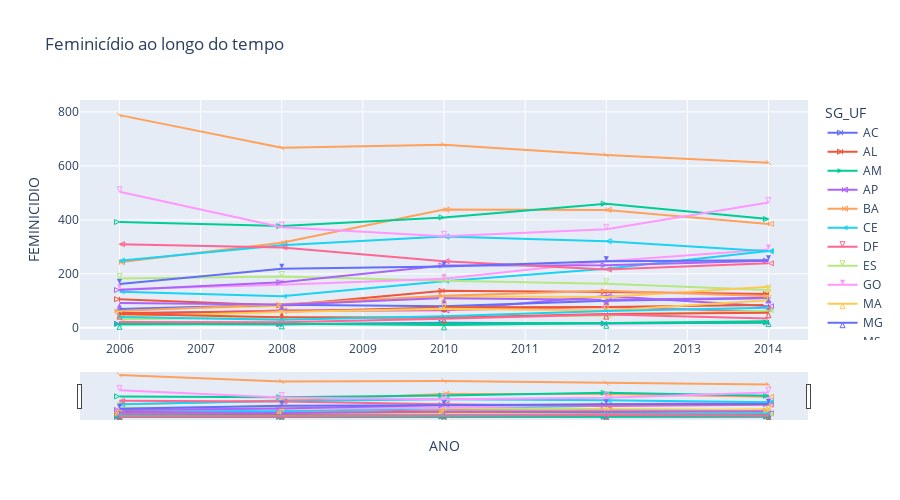

This figure's notebook cell:
### Code cell
# Criando um gráfico de área
import plotly.express as px
fig = px.line(fem_estados, 
              x="ANO", 
              y="FEMINICIDIO", 
              color='SG_UF', 
              height=500,
              title='Feminicídio ao longo do tempo')

raw_symbols = SymbolValidator().values
# Take only the string values which are in this order.
symbols_names = raw_symbols[::-2]
markers = cycle(symbols_names)

fig.update_traces(mode='lines+markers')
for d in fig.data:
    d.marker.symbol = next(markers)
    d.marker.size = 5


fig.update_layout(xaxis_rangeslider_visible=True)
fig.show()

### Figure 1 — Plotly figure (JSON) as saved in the notebook; plotly's stock layout.template omitted (floating-point values rounded to 4 significant figures)
{"data": [{"hovertemplate": "SG_UF=AC<br>ANO=%{x}<br>FEMINICIDIO=%{y}<extra></extra>", "legendgroup": "AC", "line": {"color": "#636efa", "dash": "solid"}, "marker": {"size": 5, "symbol": "arrow-bar-right-open"}, "mode": "lines+markers", "name": "AC", "orientation": "v", "showlegend": true, "type": "scatter", "x": [2006, 2008, 2010, 2012, 2014], "xaxis": "x", "y": [15, 13, 19, 16, 20], "yaxis": "y"}, {"hovertemplate": "SG_UF=AL<br>ANO=%{x}<br>FEMINICIDIO=%{y}<extra></extra>", "legendgroup": "AL", "line": {"color": "#EF553B", "dash": "solid"}, "marker": {"size": 5, "symbol": 152}, "mode": "lines+markers", "name": "AL", "orientation": "v", "showlegend": true, "type": "scatter", "x": [2006, 2008, 2010, 2012, 2014], "xaxis": "x", "y": [106, 83, 137, 133, 125], "yaxis": "y"}, {"hovertemplate": "SG_UF=AM<br>ANO=%{x}<br>FEMINICIDIO=%{y}<extra></extra>", "legendgroup": "AM", "line": {"color": "#00cc96", "dash": "solid"}, "marker": {"size": 5, "symbol": "52"}, "mode": "lines+markers", "name": "AM", "orientation": "v", "showlegend": true, "type": "scatter", "x": [2006, 2008, 2010, 2012, 2014], "xaxis": "x", "y": [13, 13, 16, 17, 20], "yaxis": "y"}, {"hovertemplate": "SG_UF=AP<br>ANO=%{x}<br>FEMINICIDIO=%{y}<extra></extra>", "legendgroup": "AP", "line": {"color": "#ab63fa", "dash": "solid"}, "marker": {"size": 5, "symbol": "arrow-bar-left-open"}, "mode": "lines+markers", "name": "AP", "orientation": "v", "showlegend": true, "type": "scatter", "x": [2006, 2008, 2010, 2012, 2014], "xaxis": "x", "y": [53, 63, 65, 118, 80], "yaxis": "y"}, {"hovertemplate": "SG_UF=BA<br>ANO=%{x}<br>FEMINICIDIO=%{y}<extra></extra>", "legendgroup": "BA", "line": {"color": "#FFA15A", "dash": "solid"}, "marker": {"size": 5, "symbol": 151}, "mode": "lines+markers", "name": "BA", "orientation": "v", "showlegend": true, "type": "scatter", "x": [2006, 2008, 2010, 2012, 2014], "xaxis": "x", "y": [243, 315, 438, 437, 385], "yaxis": "y"}, {"hovertemplate": "SG_UF=CE<br>ANO=%{x}<br>FEMINICIDIO=%{y}<extra></extra>", "legendgroup": "CE", "line": {"color": "#19d3f3", "dash": "solid"}, "marker": {"size": 5, "symbol": "51"}, "mode": "lines+markers", "name": "CE", "orientation": "v", "showlegend": true, "type": "scatter", "x": [2006, 2008, 2010, 2012, 2014], "xaxis": "x", "y": [134, 117, 173, 219, 285], "yaxis": "y"}, {"hovertemplate": "SG_UF=DF<br>ANO=%{x}<br>FEMINICIDIO=%{y}<extra></extra>", "legendgroup": "DF", "line": {"color": "#FF6692", "dash": "solid"}, "marker": {"size": 5, "symbol": "arrow-bar-down-open"}, "mode": "lines+markers", "name": "DF", "orientation": "v", "showlegend": true, "type": "scatter", "x": [2006, 2008, 2010, 2012, 2014], "xaxis": "x", "y": [49, 64, 66, 77, 60], "yaxis": "y"}, {"hovertemplate": "SG_UF=ES<br>ANO=%{x}<br>FEMINICIDIO=%{y}<extra></extra>", "legendgroup": "ES", "line": {"color": "#B6E880", "dash": "solid"}, "marker": {"size": 5, "symbol": 150}, "mode": "lines+markers", "name": "ES", "orientation": "v", "showlegend": true, "type": "scatter", "x": [2006, 2008, 2010, 2012, 2014], "xaxis": "x", "y": [183, 190, 174, 163, 140], "yaxis": "y"}, {"hovertemplate": "SG_UF=GO<br>ANO=%{x}<br>FEMINICIDIO=%{y}<extra></extra>", "legendgroup": "GO", "line": {"color": "#FF97FF", "dash": "solid"}, "marker": {"size": 5, "symbol": "50"}, "mode": "lines+markers", "name": "GO", "orientation": "v", "showlegend": true, "type": "scatter", "x": [2006, 2008, 2010, 2012, 2014], "xaxis": "x", "y": [143, 160, 182, 247, 290], "yaxis": "y"}, {"hovertemplate": "SG_UF=MA<br>ANO=%{x}<br>FEMINICIDIO=%{y}<extra></extra>", "legendgroup": "MA", "line": {"color": "#FECB52", "dash": "solid"}, "marker": {"size": 5, "symbol": "arrow-bar-up-open"}, "mode": "lines+markers", "name": "MA", "orientation": "v", "showlegend": true, "type": "scatter", "x": [2006, 2008, 2010, 2012, 2014], "xaxis": "x", "y": [67, 81, 117, 114, 152], "yaxis": "y"}, {"hovertemplate": "SG_UF=MG<br>ANO=%{x}<br>FEMINICIDIO=%{y}<extra></extra>", "legendgroup": "MG", "line": {"color": "#636efa", "dash": "solid"}, "marker": {"size": 5, "symbol": 149}, "mode": "lines+markers", "name": "MG", "orientation": "v", "showlegend": true, "type": "scatter", "x": [2006, 2008, 2010, 2012, 2014], "xaxis": "x", "y": [70, 86, 80, 100, 111], "yaxis": "y"}, {"hovertemplate": "SG_UF=MS<br>ANO=%{x}<br>FEMINICIDIO=%{y}<extra></extra>", "legendgroup": "MS", "line": {"color": "#EF553B", "dash": "solid"}, "marker": {"size": 5, "symbol": "49"}, "mode": "lines+markers", "name": "MS", "orientation": "v", "showlegend": true, "type": "scatter", "x": [2006, 2008, 2010, 2012, 2014], "xaxis": "x", "y": [55, 60, 76, 77, 85], "yaxis": "y"}, {"hovertemplate": "SG_UF=MT<br>ANO=%{x}<br>FEMINICIDIO=%{y}<extra></extra>", "legendgroup": "MT", "line": {"color": "#00cc96", "dash": "solid"}, "marker": {"size": 5, "symbol": "arrow-right-open"}, "mode": "lines+markers", "name": "MT", "orientation": "v", "showlegend": true, "type": "scatter", "x": [2006, 2008, 2010, 2012, 2014], "xaxis": "x", "y": [392, 377, 409, 460, 403], "yaxis": "y"}, {"hovertemplate": "SG_UF=PA<br>ANO=%{x}<br>FEMINICIDIO=%{y}<extra></extra>", "legendgroup": "PA", "line": {"color": "#ab63fa", "dash": "solid"}, "marker": {"size": 5, "symbol": 148}, "mode": "lines+markers", "name": "PA", "orientation": "v", "showlegend": true, "type": "scatter", "x": [2006, 2008, 2010, 2012, 2014], "xaxis": "x", "y": [140, 169, 231, 232, 249], "yaxis": "y"}, {"hovertemplate": "SG_UF=PB<br>ANO=%{x}<br>FEMINICIDIO=%{y}<extra></extra>", "legendgroup": "PB", "line": {"color": "#FFA15A", "dash": "solid"}, "marker": {"size": 5, "symbol": "48"}, "mode": "lines+markers", "name": "PB", "orientation": "v", "showlegend": true, "type": "scatter", "x": [2006, 2008, 2010, 2012, 2014], "xaxis": "x", "y": [62, 87, 119, 137, 117], "yaxis": "y"}, {"hovertemplate": "SG_UF=PE<br>ANO=%{x}<br>FEMINICIDIO=%{y}<extra></extra>", "legendgroup": "PE", "line": {"color": "#19d3f3", "dash": "solid"}, "marker": {"size": 5, "symbol": "arrow-left-open"}, "mode": "lines+markers", "name": "PE", "orientation": "v", "showlegend": true, "type": "scatter", "x": [2006, 2008, 2010, 2012, 2014], "xaxis": "x", "y": [249, 306, 338, 321, 284], "yaxis": "y"}, {"hovertemplate": "SG_UF=PI<br>ANO=%{x}<br>FEMINICIDIO=%{y}<extra></extra>", "legendgroup": "PI", "line": {"color": "#FF6692", "dash": "solid"}, "marker": {"size": 5, "symbol": 147}, "mode": "lines+markers", "name": "PI", "orientation": "v", "showlegend": true, "type": "scatter", "x": [2006, 2008, 2010, 2012, 2014], "xaxis": "x", "y": [310, 298, 247, 216, 239], "yaxis": "y"}, {"hovertemplate": "SG_UF=PR<br>ANO=%{x}<br>FEMINICIDIO=%{y}<extra></extra>", "legendgroup": "PR", "line": {"color": "#B6E880", "dash": "solid"}, "marker": {"size": 5, "symbol": "47"}, "mode": "lines+markers", "name": "PR", "orientation": "v", "showlegend": true, "type": "scatter", "x": [2006, 2008, 2010, 2012, 2014], "xaxis": "x", "y": [32, 38, 40, 46, 63], "yaxis": "y"}, {"hovertemplate": "SG_UF=RJ<br>ANO=%{x}<br>FEMINICIDIO=%{y}<extra></extra>", "legendgroup": "RJ", "line": {"color": "#FF97FF", "dash": "solid"}, "marker": {"size": 5, "symbol": "arrow-down-open"}, "mode": "lines+markers", "name": "RJ", "orientation": "v", "showlegend": true, "type": "scatter", "x": [2006, 2008, 2010, 2012, 2014], "xaxis": "x", "y": [504, 373, 339, 365, 464], "yaxis": "y"}, {"hovertemplate": "SG_UF=RN<br>ANO=%{x}<br>FEMINICIDIO=%{y}<extra></extra>", "legendgroup": "RN", "line": {"color": "#FECB52", "dash": "solid"}, "marker": {"size": 5, "symbol": 146}, "mode": "lines+markers", "name": "RN", "orientation": "v", "showlegend": true, "type": "scatter", "x": [2006, 2008, 2010, 2012, 2014], "xaxis": "x", "y": [42, 59, 71, 64, 102], "yaxis": "y"}, {"hovertemplate": "SG_UF=RS<br>ANO=%{x}<br>FEMINICIDIO=%{y}<extra></extra>", "legendgroup": "RS", "line": {"color": "#636efa", "dash": "solid"}, "marker": {"size": 5, "symbol": "46"}, "mode": "lines+markers", "name": "RS", "orientation": "v", "showlegend": true, "type": "scatter", "x": [2006, 2008, 2010, 2012, 2014], "xaxis": "x", "y": [162, 219, 227, 247, 250], "yaxis": "y"}, {"hovertemplate": "SG_UF=RO<br>ANO=%{x}<br>FEMINICIDIO=%{y}<extra></extra>", "legendgroup": "RO", "line": {"color": "#EF553B", "dash": "solid"}, "marker": {"size": 5, "symbol": "arrow-up-open"}, "mode": "lines+markers", "name": "RO", "orientation": "v", "showlegend": true, "type": "scatter", "x": [2006, 2008, 2010, 2012, 2014], "xaxis": "x", "y": [51, 39, 37, 51, 56], "yaxis": "y"}, {"hovertemplate": "SG_UF=RR<br>ANO=%{x}<br>FEMINICIDIO=%{y}<extra></extra>", "legendgroup": "RR", "line": {"color": "#00cc96", "dash": "solid"}, "marker": {"size": 5, "symbol": 145}, "mode": "lines+markers", "name": "RR", "orientation": "v", "showlegend": true, "type": "scatter", "x": [2006, 2008, 2010, 2012, 2014], "xaxis": "x", "y": [13, 15, 11, 17, 24], "yaxis": "y"}, {"hovertemplate": "SG_UF=SC<br>ANO=%{x}<br>FEMINICIDIO=%{y}<extra></extra>", "legendgroup": "SC", "line": {"color": "#ab63fa", "dash": "solid"}, "marker": {"size": 5, "symbol": "45"}, "mode": "lines+markers", "name": "SC", "orientation": "v", "showlegend": true, "type": "scatter", "x": [2006, 2008, 2010, 2012, 2014], "xaxis": "x", "y": [92, 86, 110, 104, 111], "yaxis": "y"}, {"hovertemplate": "SG_UF=SP<br>ANO=%{x}<br>FEMINICIDIO=%{y}<extra></extra>", "legendgroup": "SP", "line": {"color": "#FFA15A", "dash": "solid"}, "marker": {"size": 5, "symbol": "line-nw-open"}, "mode": "lines+markers", "name": "SP", "orientation": "v", "showlegend": true, "type": "scatter", "x": [2006, 2008, 2010, 2012, 2014], "xaxis": "x", "y": [788, 667, 678, 640, 612], "yaxis": "y"}, {"hovertemplate": "SG_UF=SE<br>ANO=%{x}<br>FEMINICIDIO=%{y}<extra></extra>", "legendgroup": "SE", "line": {"color": "#19d3f3", "dash": "solid"}, "marker": {"size": 5, "symbol": 144}, "mode": "lines+markers", "name": "SE", "orientation": "v", "showlegend": true, "type": "scatter", "x": [2006, 2008, 2010, 2012, 2014], "xaxis": "x", "y": [40, 30, 43, 62, 74], "yaxis": "y"}, {"hovertemplate": "SG_UF=TO<br>ANO=%{x}<br>FEMINICIDIO=%{y}<extra></extra>", "legendgroup": "TO", "line": {"color": "#FF6692", "dash": "solid"}, "marker": {"size": 5, "symbol": "44"}, "mode": "lines+markers", "name": "TO", "orientation": "v", "showlegend": true, "type": "scatter", "x": [2006, 2008, 2010, 2012, 2014], "xaxis": "x", "y": [22, 21, 34, 49, 35], "yaxis": "y"}], "layout": {"height": 500, "legend": {"title": {"text": "SG_UF"}, "tracegroupgap": 0}, "title": {"text": "Feminicídio ao longo do tempo"}, "xaxis": {"anchor": "y", "domain": [0, 1], "rangeslider": {"visible": true}, "title": {"text": "ANO"}}, "yaxis": {"anchor": "x", "domain": [0, 1], "title": {"text": "FEMINICIDIO"}}}}
